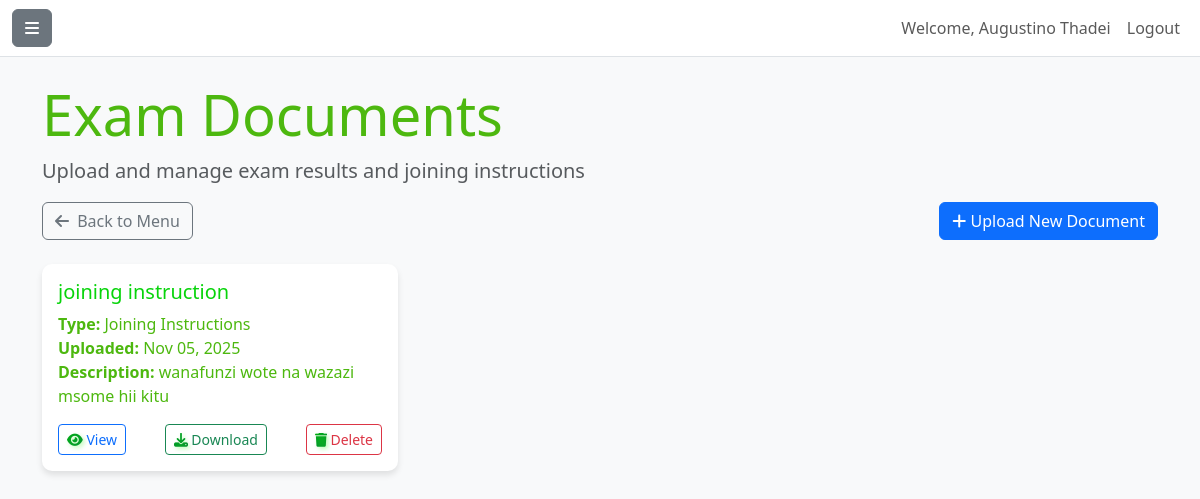
Screenshot of /secondary_dashboard/documents/ (signed in) with the database file from the repository.
### accounts/models.py (models this page shows, shortened)
class Teacher(AbstractUser):
    GENDER_CHOICES = [
        ('M', 'Male'),
        ('F', 'Female'),
        ('O', 'Other'),
    ]
    SCHOOL_LEVEL_CHOICES = [
    ('primary', 'Primary School'),
    ('secondary', 'Secondary School'),
]
    phone_regex = RegexValidator(
        regex=r'^\+?255\d{9}$',
        message="Phone number must be entered in the format: '+255xxxxxxxxx'."
    )
    tsc_number = models.CharField(
        max_length=20,
        unique=True,
        verbose_name="TSC Number",
        null=True,
        blank=True
    )
    gender = models.CharField(
        max_length=1,
        choices=GENDER_CHOICES,
        null=True,
        blank=True
    )
    date_of_birth = models.DateField(null=True, blank=True)
    phone_number = models.CharField(
        validators=[phone_regex],
        max_length=13,
        null=True,
        blank=True
    )
    qualification = models.CharField(max_length=100, null=True, blank=True)  # Highest academic qualification
    subjects_taught = models.CharField(max_length=200, null=True, blank=True)  # Subjects separated by commas
    current_school = models.CharField(max_length=150, null=True, blank=True)  # Current school name
    school_level = models.CharField(
        max_length=10,
        choices=SCHOOL_LEVEL_CHOICES,
        null=True,
        blank=True
    )
    district = models.CharField(max_length=100, null=True, blank=True)  # District of the school
    region = models.CharField(max_length=100, null=True, blank=True)  # Region of the school
    profile_picture = models.ImageField(
        upload_to='teacher_profiles/',  # Files will be uploaded to MEDIA_ROOT/teacher_profiles/
        blank=True,
        null=True
    )
    registration_date = models.DateTimeField(auto_now_add=True)
    is_verified = models.BooleanField(default=False)
    class Meta:
        verbose_name = "Teacher"  # Singular name in admin
        verbose_name_plural = "Teachers"  # Plural name in admin

### secondary_dashboard/models.py (models this page shows, shortened)
class DocumentUpload(models.Model):
    DOCUMENT_TYPES = [
        ('mock_exam', 'Mock Exam Results'),
        ('joint_exam', 'Joint Exam Results'),
        ('national_exam', 'National Exam Results'),
        ('joining_instructions', 'Joining Instructions'),
        ('other', 'Other Documents'),
    ]
    title = models.CharField(max_length=255)
    document_type = models.CharField(max_length=20, choices=DOCUMENT_TYPES, default='other')
    file = models.FileField(upload_to='exam_documents/')
    description = models.TextField(blank=True)
    uploaded_at = models.DateTimeField(auto_now_add=True)
    uploaded_by = models.ForeignKey(settings.AUTH_USER_MODEL, on_delete=models.SET_NULL, null=True)
    target_teacher = models.ForeignKey(
        settings.AUTH_USER_MODEL,
        on_delete=models.SET_NULL,
        null=True,
        blank=True,
        related_name='target_documents'
    )
    is_active = models.BooleanField(default=True)
    class Meta:
        ordering = ['-uploaded_at']

### secondary_dashboard/views.py (the view)
# urls.py: path('documents/', views.DocumentListView.as_view(), name='documents'),
class DocumentListView(LoginRequiredMixin, ListView):
    model = DocumentUpload
    template_name = 'secondary_dashboard/documents.html'
    context_object_name = 'documents'
    def get_queryset(self):
        return DocumentUpload.objects.filter(is_active=True)

### primary_dashboard/context_processors.py (called while the page is built)
def classes_context(request):
    classes = Class.objects.all()
    return {'classes': classes}

def teacher_context(request):
    teachers = User.objects.filter(groups__name='Teachers')
    total_teachers = teachers.count()
    return {
        'teachers': teachers,
        'total_teachers': total_teachers
    }

def unread_notifications(request):
    if not request.user.is_authenticated:
        return {'unread_notifications': 0, 'primary_unread': 0, 'secondary_unread': 0}
    try:
        from .models import Notification as PrimaryNotification
        from secondary_dashboard.models import Notification as SecondaryNotification
        primary_unread = PrimaryNotification.objects.filter(is_active=True).exclude(read_by=request.user).count()
        secondary_unread = SecondaryNotification.objects.filter(is_active=True).exclude(read_by=request.user).count()
        total = primary_unread + secondary_unread
    except Exception:
        primary_unread = 0
        secondary_unread = 0
        total = 0
    return {
        'unread_notifications': total,
        'primary_unread': primary_unread,
        'secondary_unread': secondary_unread,
    }

### secondary_dashboard/context_processors.py (called while the page is built)
def secondary_teachers(request):
    teachers = Teacher.objects.filter(school_level='secondary').order_by('first_name', 'last_name')
    return {'secondary_teachers': teachers}

### secondary_dashboard/templates/secondary_dashboard/documents.html (shortened to what this page needs)
{% extends 'secondary_dashboard/base.html' %}
{% load static %}
{% block content %}
<div class="container">
    <div class="row">
        <div class="col-12">
            <h1 class="display-4" data-en="Exam Documents" data-sw="Hati za Mitihani">Exam Documents</h1>
            <p class="lead text-muted" data-en="Upload and manage exam results and joining instructions" data-sw="Pakia na simamia matokeo ya mitihani na maagizo ya kujiunga">Upload and manage exam results and joining instructions</p>
        </div>
    </div>
    <div class="row mb-4">
        <div class="col-12">
            <div class="d-flex justify-content-between align-items-center">
                <a href="{% url 'secondary_dashboard:dashboard' %}" class="btn btn-outline-secondary">
                    <i class="fas fa-arrow-left me-1"></i> Back to Menu
                </a>
                <a href="{% url 'secondary_dashboard:upload_document' %}" class="btn btn-primary">
                    <i class="fas fa-plus"></i> Upload New Document
                </a>
            </div>
        </div>
    </div>
    <div class="row">
        {% for document in documents %}
        <div class="col-md-6 col-lg-4 mb-4">
            <div class="card">
                <div class="card-body">
                    <h5 class="card-title">{{ document.title }}</h5>
                    <p class="card-text">
                        <strong>Type:</strong> {{ document.get_document_type_display }}<br>
                        <strong>Uploaded:</strong> {{ document.uploaded_at|date:"M d, Y" }}<br>
                        {% if document.description %}
                        <strong>Description:</strong> {{ document.description|truncatechars:100 }}
                        {% endif %}
                    </p>
                    <div class="d-flex justify-content-between">
                        <a href="{{ document.file.url }}" target="_blank" class="btn btn-sm btn-outline-primary">
                            <i class="fas fa-eye"></i> View
                        </a>
                        <a href="{{ document.file.url }}" download class="btn btn-sm btn-outline-success">
                            <i class="fas fa-download"></i> Download
                        </a>
                        <a href="{% url 'secondary_dashboard:delete_document' document.pk %}" class="btn btn-sm btn-outline-danger">
                            <i class="fas fa-trash"></i> Delete
                        </a>
                    </div>
                </div>
            </div>
        </div>
        {% empty %}
        <div class="col-12">
            <div class="alert alert-info">
                <i class="fas fa-info-circle"></i> No documents uploaded yet.
            </div>
        </div>
        {% endfor %}
    </div>
</div>
{% endblock %}

### secondary_dashboard/templates/secondary_dashboard/base.html (shortened to what this page needs)
{% load static %}
<!DOCTYPE html>
<html lang="en">
<head>
    <link href="https://cdn.jsdelivr.net/npm/bootstrap@5.3.0/dist/css/bootstrap.min.css" rel="stylesheet">
    <link rel="stylesheet" href="https://cdnjs.cloudflare.com/ajax/libs/font-awesome/6.4.0/css/all.min.css">
    <link rel="stylesheet" href="{% static 'base/secondary_dashboard_base.css' %}">
    <link rel="stylesheet" href="{% static 'secondary_dashboard/dashboard.css' %}">
</head>
<body>
    <div class="d-flex" id="wrapper">
        <div id="page-content-wrapper">
            <nav class="navbar navbar-expand-lg navbar-light bg-white border-bottom">
                <div class="container-fluid">
                    <button class="btn btn-secondary" id="menu-toggle">
                        <i class="fas fa-bars"></i>
                    </button>
                    <div class="navbar-nav ms-auto">
                        <span class="nav-item nav-link">Welcome, {{ request.user.get_full_name|default:request.user.username }}</span>
                        <a class="nav-item nav-link" href="{% url 'accounts:teacher_login' %}">Logout</a>
                    </div>
                </div>
            </nav>
            <div class="container-fluid px-4 py-4">
                {% block content %}
                {% endblock %}
            </div>
        </div>
    </div>
</body>
</html>

### base/static/base/secondary_dashboard_base.css (style rules this page uses)
body { background-color: #f8f9fa; }
#page-content-wrapper { min-width: 100vw; }
@media (min-width: 768px) { #page-content-wrapper { min-width: 0; width: 100%; } }
.card { border: none; border-radius: 10px; box-shadow: 0 4px 6px rgba(0, 0, 0, 0.1); transition: transform 0.3s ease; }
.btn-secondary { background-color: #6c757d; border-color: #6c757d; }

### secondary_dashboard/static/secondary_dashboard/dashboard.css (style rules this page uses)
.card-title { color: hsl(121, 93%, 43%) !important; }
.card-body i { color: #098b3f !important; }
p, h1 { color: hwb(98 6% 28%) !important; }
.card-body i { transition: all 0.3s ease; text-shadow: 2px 2px 4px rgba(32, 242, 8, 0.3); transform: perspective(500px) rotateX(0deg) rotateY(0deg); }
.card-body i::before { background: linear-gradient(135deg, lab(61.87% -61.53 60.48) 0%, hsl(146, 94%, 25%) 100%); -webkit-background-clip: text; -webkit-text-fill-color: transparent; background-clip: text; }

### rows the page displays
Teacher: user.get_full_name "Augustino Thadei"
DocumentUpload: title "joining instruction", document_type "Joining Instructions", uploaded_at "Nov 05, 2025", description "wanafunzi wote na wazazi msome hii kitu"
